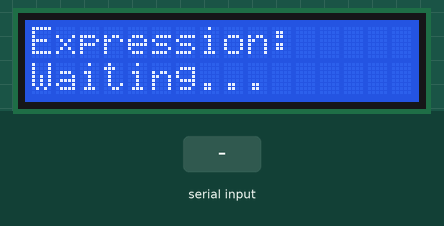
Recording of a sketch running on a simulated ESP32. Shown: 16×2 character LCD. Inputs (shaded band) come from the test bench. What the sketch prints to the serial monitor is not drawn.

Above: at 1.2 s.
1.3 s: "SMILE\n" received over Serial
At 2.3 s:
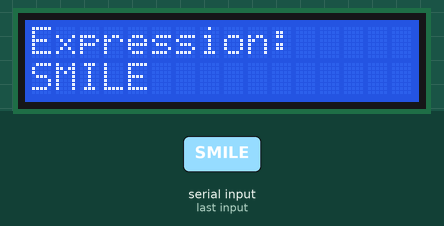
2.8 s: "NEUTRAL\n" received over Serial
At 3.5 s:
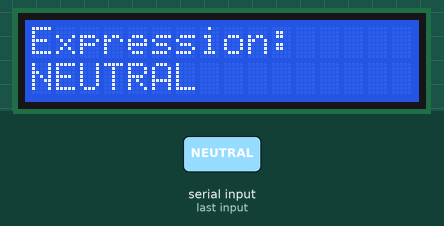
4.3 s: "NO FACE\n" received over Serial
At 4.6 s:
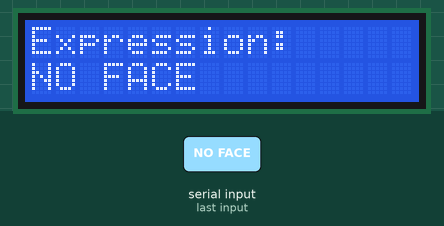
5.8 s: "SHOCKED\n" received over Serial
At 7.0 s:
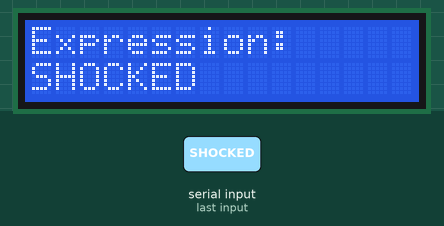
Timing chart, 0 to 8.3 s (numbered marks = the images above; inputs shaded):
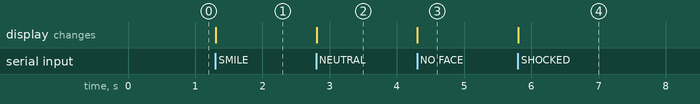

The sketch:

openCV_with_lcd.ino
```cpp
#include <LiquidCrystal.h>

//Define LCD pins
// LCD pins: RS, E, D4, D5, D6, D7
LiquidCrystal lcd(27, 26, 33, 32, 25, 13);

//Declare a string variable that will hold the received message
String receivedMessage = "";

//Create a function for dispalying the received message from python
void displayExpression(String expression) {
  lcd.setCursor(0, 1);

  // Clear the previous message on row 2
  lcd.print("                ");
  lcd.setCursor(0, 1);

  lcd.print(expression);
}

void setup() {
  Serial.begin(9600);

  lcd.begin(16, 2);

  lcd.setCursor(0, 0);
  lcd.print("Expression:");

  displayExpression("Waiting...");

  //This asks the string to reserve enough capacity for atleast 32 characters
  receivedMessage.reserve(32);
}

void loop() {
  while (Serial.available() > 0) {
    char incomingChar = Serial.read();

    // Python sends a newline after each message
    if (incomingChar == '\n') {
      receivedMessage.trim(); //Removes whitespaces at the beginning and end of an arduino string

      if (receivedMessage.length() > 0) {
        if (receivedMessage == "SMILE") {
          displayExpression("SMILE");
        }
        else if (receivedMessage == "NEUTRAL") {
          displayExpression("NEUTRAL");
        }
        else if (receivedMessage == "NO FACE") {
          displayExpression("NO FACE");
        }
        else if (receivedMessage == "SHOCKED"){
          displayExpression("SHOCKED");
        }

        // Useful for checking communication in Serial Monitor
        Serial.println("Received: " + receivedMessage);
      }

      receivedMessage = "";
    }
    else if (incomingChar != '\r') {
      if (receivedMessage.length() < 32) {
        receivedMessage += incomingChar;
      }
    }
  }
}
```

Measured:
- after the input at 1.3 s, the display: changes at once (image 1)
- after the input at 2.8 s, the display: changes at once (image 2)
- after the input at 4.3 s, the display: changes at once (image 3)
- after the input at 5.8 s, the display: changes at once (image 4)
